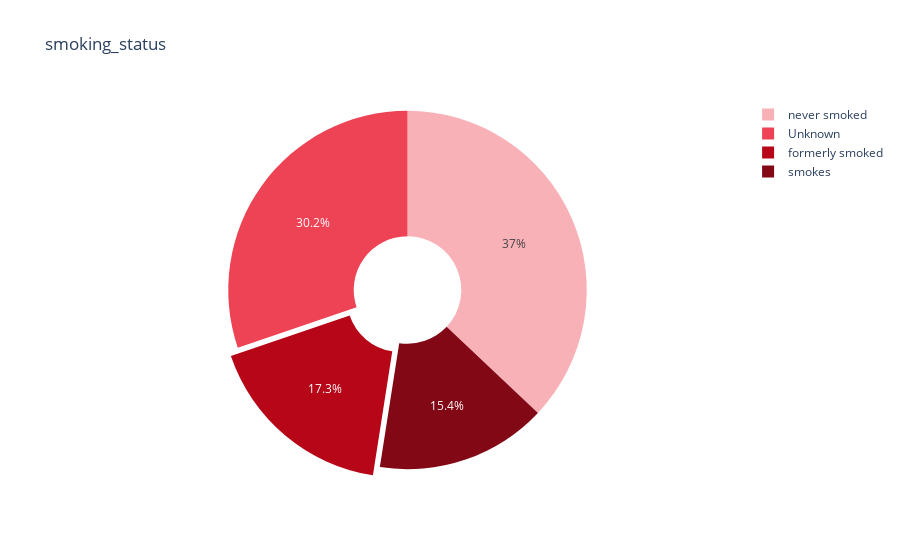

Notebook cell for this chart:
### Markdown cell above
### Pie chart

### Code cell
import plotly.graph_objects as go

night_colors = ['#F9B1B8',  '#EE4355',  '#B60618','#820815']
labels = [x for x in df.smoking_status.value_counts().index]
values = df.smoking_status.value_counts()

# Use `hole` to create a donut-like pie chart
fig = go.Figure(data=[go.Pie(labels=labels, values=values, hole=.3,pull=[0, 0, 0.06, 0])])

fig.update_layout(
    title_text="smoking_status	 ")
fig.update_traces(marker=dict(colors=night_colors))
fig.show()

### Figure 1 — Plotly figure (JSON) as saved in the notebook; plotly's stock layout.template omitted (floating-point values rounded to 4 significant figures)
{"data": [{"hole": 0.3, "labels": ["never smoked", "Unknown", "formerly smoked", "smokes"], "marker": {"colors": ["#F9B1B8", "#EE4355", "#B60618", "#820815"]}, "pull": [0, 0, 0.06, 0], "type": "pie", "values": [1892, 1544, 885, 789]}], "layout": {"title": {"text": "smoking_status\t "}}}
